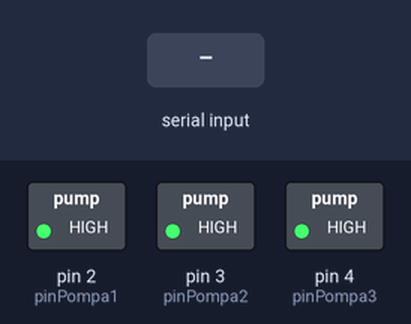
Simulated run of this sketch. Board: Arduino Mega 2560, built with avr-gcc and run on an emulated ATmega2560. On the bench: switched loads named in the sketch (green lamp = pin HIGH). The test bench sets the inputs (shaded band).

Above: at 1.2 s.
1.3 s: "1\n" received over Serial
At 2.0 s:
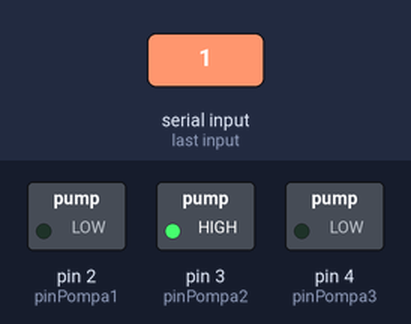
At 15.45 s:
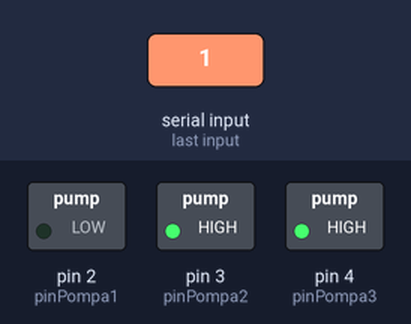
Timing chart, 0 to 42.1 s (numbered marks = the images above; inputs shaded):
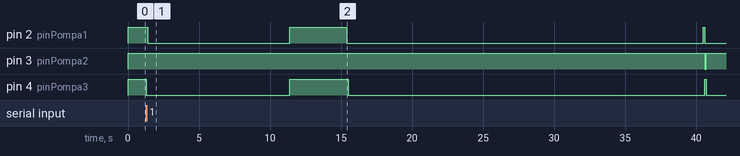

The sketch:

ENose_Arduino.ino
```cpp
#include <DHT.h>

#define DHTPIN 5       // Pin yang digunakan untuk koneksi sensor DHT11
#define DHTTYPE DHT11  // Tipe sensor DHT yang digunakan

// Definisi pin untuk sensor MQ
#define MQ2pin A0
#define MQ3pin A1
#define MQ4pin A2
#define MQ5pin A3
#define MQ6pin A4
#define MQ7pin A5
#define MQ8pin A6
#define MQ9pin A7
#define MQ135pin A8

DHT dht(DHTPIN, DHTTYPE);  // Inisialisasi objek DHT

const int pinPompa1 = 2;
const int pinPompa2 = 3;
const int pinPompa3 = 4;

bool kondisiSelesai = false;  // Variabel untuk menandai apakah kondisi telah selesai atau belum

void setup() {
    // Inisialisasi pin sebagai input atau output
    pinMode(MQ2pin, INPUT);
    pinMode(MQ3pin, INPUT);
    pinMode(MQ4pin, INPUT);
    pinMode(MQ5pin, INPUT);
    pinMode(MQ6pin, INPUT);
    pinMode(MQ7pin, INPUT);
    pinMode(MQ8pin, INPUT);
    pinMode(MQ9pin, INPUT);
    pinMode(MQ135pin, INPUT);
    pinMode(pinPompa1, OUTPUT);
    pinMode(pinPompa2, OUTPUT);
    pinMode(pinPompa3, OUTPUT);

    // Atur semua pompa ke HIGH (mati)
    digitalWrite(pinPompa1, HIGH);
    digitalWrite(pinPompa2, HIGH);
    digitalWrite(pinPompa3, HIGH);

    // Mulai komunikasi serial dan inisialisasi sensor DHT
    dht.begin();
    Serial.begin(9600);
}

void loop() {
    // Mengecek apakah ada input dari serial dan apakah kondisi belum selesai
    if (!kondisiSelesai && Serial.available() > 0) {
        // Membaca kondisi dari input serial
        int kondisi = Serial.parseInt();

        if (kondisi == 0) {
            // Membaca durasi baseline, sampel, dan purging dari input serial
            int durDel = Serial.parseInt();
            int durSamp = Serial.parseInt();
            int durPur = Serial.parseInt();

            // Proses baseline
            digitalWrite(pinPompa1, LOW);
            delay(100);
            digitalWrite(pinPompa2, HIGH);
            digitalWrite(pinPompa3, LOW);
            delay(25000);

            int n_base = durDel * 10;
            for (int i = 0; i < n_base; i++) {
                readAndPrintSensorData();
                delay(100);
            }

            // Proses sampel
            digitalWrite(pinPompa1, HIGH);
            delay(100);
            digitalWrite(pinPompa2, LOW);
            digitalWrite(pinPompa3, HIGH);
            int n_samp = durSamp * 10;
            for (int i = 0; i < n_samp; i++) {
                readAndPrintSensorData();
                delay(100);
            }

            // Proses purging
            digitalWrite(pinPompa1, LOW);
            delay(100);
            digitalWrite(pinPompa2, HIGH);
            digitalWrite(pinPompa3, LOW);
            int n_purg = durPur * 10;
            for (int i = 0; i < n_purg; i++) {
                readAndPrintSensorData();
                delay(100);
            }

            kondisiSelesai = true; // Setelah kondisi 0 selesai, tandai sebagai selesai
        } else if (kondisi == 1) {
            // Proses pembersihan E-Nose
            digitalWrite(pinPompa3, LOW);
            digitalWrite(pinPompa2, HIGH);
            delay(100);
            digitalWrite(pinPompa1, LOW);
            delay(10000);
            digitalWrite(pinPompa1, HIGH);
            digitalWrite(pinPompa2, HIGH);
            digitalWrite(pinPompa3, HIGH);

            kondisiSelesai = true; // Setelah kondisi 1 selesai, tandai sebagai selesai
        }
    }

    if (kondisiSelesai && Serial.available() > 0) {
        // Mengizinkan masukan kondisi baru setelah kondisi sebelumnya selesai
        kondisiSelesai = false;
    }
}

void readAndPrintSensorData() {
    // Membaca nilai dari sensor MQ
    float mq2Value = analogRead(MQ2pin);
    float mq3Value = analogRead(MQ3pin);
    float mq4Value = analogRead(MQ4pin);
    float mq5Value = analogRead(MQ5pin);
    float mq6Value = analogRead(MQ6pin);
    float mq7Value = analogRead(MQ7pin);
    float mq8Value = analogRead(MQ8pin);
    float mq9Value = analogRead(MQ9pin);
    float mq135Value = analogRead(MQ135pin);

    // Membaca nilai suhu dan kelembapan dari sensor DHT
    float temperature = dht.readTemperature();
    float humidity = dht.readHumidity();

    // Mengirimkan nilai sensor ke serial
    Serial.print(mq2Value);
    Serial.print(",");
    Serial.print(mq3Value);
    Serial.print(",");
    Serial.print(mq4Value);
    Serial.print(",");
    Serial.print(mq5Value);
    Serial.print(",");
    Serial.print(mq6Value);
    Serial.print(",");
    Serial.print(mq7Value);
    Serial.print(",");
    Serial.print(mq8Value);
    Serial.print(",");
    Serial.print(mq9Value);
    Serial.print(",");
    Serial.print(mq135Value);
    Serial.print(",");
    Serial.print(temperature);
    Serial.print(",");
    Serial.println(humidity);
}
```

Measured:
- after the input at 1.3 s, pin 2 (pinPompa1): goes LOW 10.0 s, HIGH 4.0 s, LOW 25.1 s, HIGH 0.10 s, then LOW, starting after 0.10 s; pin 3 (pinPompa2): HIGH → LOW after 39.3 s, → HIGH 0.10 s later; pin 4 (pinPompa3): goes LOW 10.1 s, HIGH 4.1 s, LOW 25.1 s, HIGH 0.10 s, then LOW, starting at once
